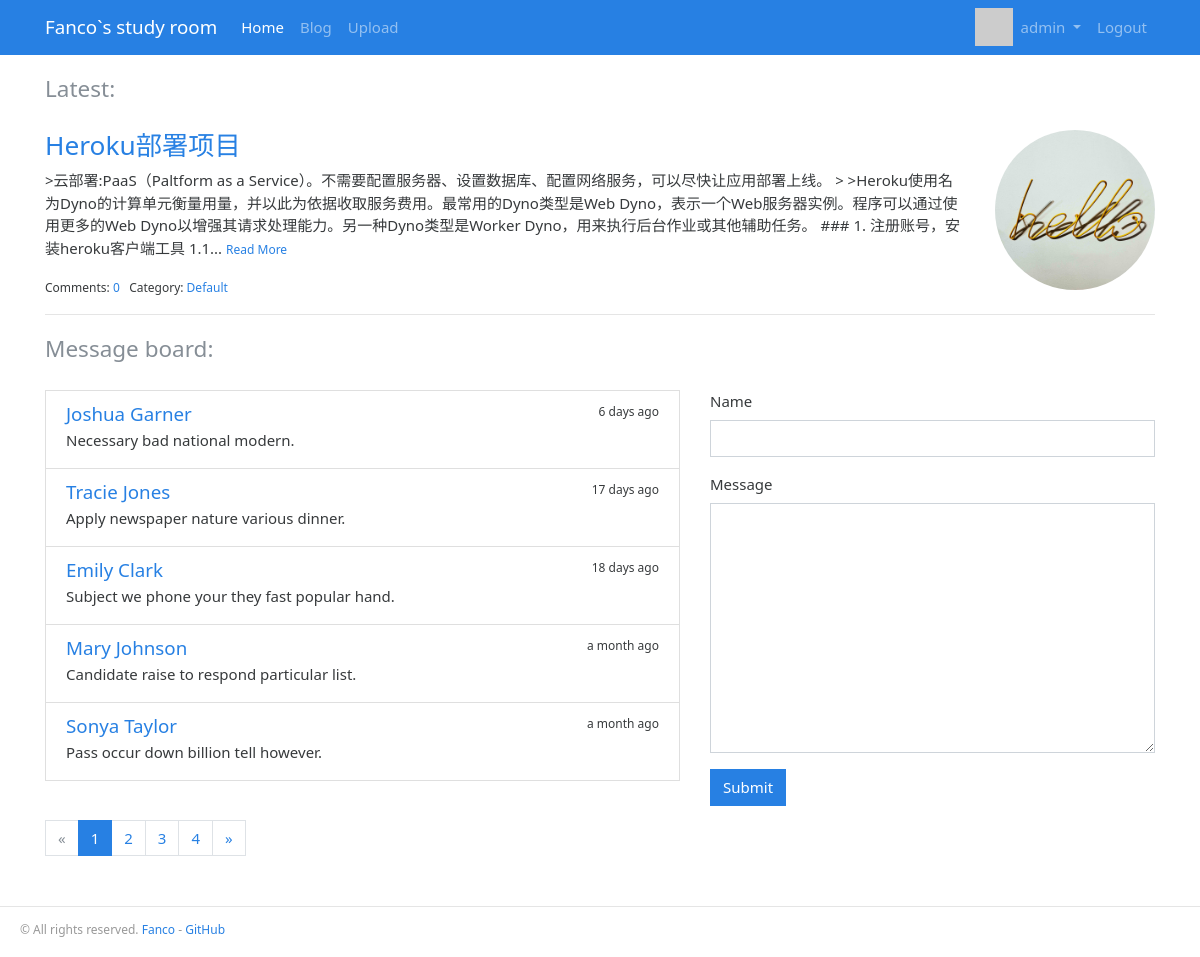
The page / (signed in) on the database its author committed.
### Blog/models.py (models this page shows, shortened)
@whooshee.register_model('username')
class User(db.Model, UserMixin):
	__tablename__ = 'users'
	id = db.Column(db.Integer, primary_key=True)
	email = db.Column(db.String(64), unique=True, index=True)
	username = db.Column(db.String(20), unique=True, index=True)
	password_hash = db.Column(db.String(128))
	image = db.Column(db.String(128))
	create_at = db.Column(db.DateTime, default=datetime.utcnow)
	last_seen = db.Column(db.DateTime(), default=datetime.utcnow)
	role_id = db.Column(db.Integer, db.ForeignKey('roles.id'))
	comments = db.relationship('Comment', backref='author')
	@property
	def is_admin(self):
		return self.role.name == 'Administrator'
	@property
	def password(self):
		raise AttributeError('password is not a readable attribute')

@whooshee.register_model('title','body')
class Post(db.Model):
	__tablename__ = 'posts'
	id = db.Column(db.Integer, primary_key=True)
	title = db.Column(db.String(60))
	body = db.Column(db.Text)
	body_html = db.Column(db.Text)
	timestamp = db.Column(db.DateTime, default=datetime.utcnow, index=True)
	can_comment = db.Column(db.Boolean, default=True)
	category_id = db.Column(db.Integer, db.ForeignKey('categorys.id'))
	comments = db.relationship('Comment', backref='post', cascade='all, delete-orphan')

class Category(db.Model):
	__tablename__ = 'categorys'
	id = db.Column(db.Integer, primary_key=True)
	name = db.Column(db.String(30), unique=True)
	posts = db.relationship('Post', backref='category')

class Message(db.Model):
	id = db.Column(db.Integer, primary_key=True)
	name = db.Column(db.String(20))
	body = db.Column(db.String(100))
	timestamp = db.Column(db.DateTime, default=datetime.utcnow, index=True)

### Blog/blueprints/blog.py (the view, shortened to what this page needs)
@blog_bp.route('/', methods=['GET', 'POST'])
def index():
	last = Post.query.order_by(Post.timestamp.desc()).first()
	form = HelloForm()
	page = request.args.get('page', 1, type=int)
	per_page = current_app.config['MESSAGE_PER_PAGE']
	pagination = Message.query.order_by(Message.timestamp.desc()).paginate(page, per_page=per_page)
	messages = pagination.items
	return render_template('blog/index.html', post=last, pagination=pagination, messages=messages, form=form)

### Blog/form.py
class HelloForm(FlaskForm):
	name = StringField('Name', validators=[DataRequired(), Length(1, 20)])
	body = TextAreaField('Message', validators=[DataRequired(), Length(1, 200)])
	submit = SubmitField()

### Blog/__init__.py (called while the page is built)
def register_template_context(app):
    @app.context_processor
    def make_template_context():
        admin = User.query.filter_by(username='admin').first()
        categories = Category.query.order_by(Category.name).all()
        return dict(admin=admin, categories=categories)

### Blog/extensions.py (called while the page is built)
@login_manager.user_loader
def load_user(user_id):
    from Blog.models import User
    user = User.query.get(int(user_id))
    return user

### Blog/templates/blog/index.html (shortened to what this page needs)
{% extends 'base.html' %}
{% from 'bootstrap/form.html' import render_form %}
{% from 'bootstrap/pagination.html' import render_pager %}
{% from 'bootstrap/pagination.html' import render_pagination %}
{% block content %}
    <div class="page-header">
        <h4 class="text-muted">Latest:</h4>
    </div>
    <div class="row">
        <div class="col-sm-10">
            {% if post %}
                <h3 class="text-primary"><a href="{{ url_for('.show_post', post_id=post.id) }}">{{ post.title }}</a></h3>
                <p>
                    {{ post.body|striptags|truncate }}
                    <small><a href="{{ url_for('.show_post', post_id=post.id) }}">Read More</a></small>
                </p>
                <small>
                    Comments: <a href="{{ url_for('.show_post', post_id=post.id) }}">{{ post.comments|length }}</a>&nbsp;&nbsp;
                    Category: <a href="{{ url_for('.show_post', post_id=post.id) }}">{{ post.category.name }}</a>
                </small>
            {% endif %}
        </div>
        <div class="col-sm-2">
            <img class="pure-img pure-img-responsive" src="/static/img/portrait.jpg" alt="Logo">
        </div>
    </div>
    <hr>
    <div class="page-header">
        <h4 class="text-muted">Message board:</h4>
    </div>
    <div class="row">
        <div class="col-sm-7">
            {% for message in messages %}
                <a class="list-group-item list-group-item-action flex-column">
                    <div class="d-flex w-100 justify-content-between">
                        <h5 class="mb-1 text-success">{{ message.name }}
                        </h5>
                        <small data-toggle="tooltip" data-placement="top"
                               data-timestamp="{{ message.timestamp.strftime('%Y-%m-%dT%H:%M:%SZ') }}"
                               data-delay="100">
                            {{ moment(message.timestamp).fromNow(refresh=True) }}
                        </small>
                    </div>
                    <p class="mb-1">{{ message.body }}</p>
                </a>
            {% endfor %}
            <div class="page-footer">{{ render_pagination(pagination) }}</div>
        </div>
        <div class="col-sm-5">
            {{ render_form(form) }}
        </div>
    </div>
{% endblock %}

### Blog/templates/base.html (shortened to what this page needs)
{% from 'bootstrap/nav.html' import render_nav_item %}
<!DOCTYPE html>
<html lang="en">
<head>
    {% block head %}
        {% block styles %}
            <link rel="stylesheet"
                  href="{{ url_for('static', filename='css/perfect_blue.min.css') }}" type="text/css">
            <link rel="stylesheet" href="{{ url_for('static', filename='css/bootstrap.min.css') }}" type="text/css">
            <link rel="stylesheet" href="{{ url_for('static', filename='css/style.css') }}" type="text/css">
            <link rel="stylesheet" href="{{ url_for('static', filename='css/github.css') }}" type="text/css">
            <link rel="stylesheet" href="{{ url_for('static', filename='open-iconic/font/css/open-iconic-bootstrap.css') }}">
        {% endblock styles %}
    {% endblock head %}
</head>
<body>
{% block nav %}
    <nav class="navbar navbar-expand-lg navbar-dark bg-primary">
        <div class="container">
            <a class="navbar-brand" href="{{ url_for('blog.index') }}">Fanco`s study room</a>
            <div class="collapse navbar-collapse" id="navbarColor01">
                <ul class="navbar-nav mr-auto">
                    {{ render_nav_item('blog.index', 'Home') }}
                    {{ render_nav_item('blog.blogs', 'Blog') }}
                    {{ render_nav_item('admin.upload', 'Upload') }}
                </ul>
                <ul class="nav navbar-nav navbar-right">
                    {% if current_user.is_authenticated %}
                        <img class="img-display" width="38" height="38" src="{{ current_user.image }}">
                        {% if current_user.is_admin %}
                            <li class="nav-item dropdown">
                                <a href="#" class="nav-link dropdown-toggle" data-toggle="dropdown" role="button"
                                   aria-haspopup="true"
                                   aria-expanded="false">
                                    {{ current_user.username }}
                                </a>
                            </li>
                        {% endif %}
                        {{ render_nav_item('auth.logout', 'Logout') }}
                    {% else %}
                        {{ render_nav_item('auth.login', 'Login') }}
                    {% endif %}
                </ul>
            </div>
        </div>
    </nav>
{% endblock nav %}
<main class="container main">
    {% block content %}{% endblock content %}
</main>
{% block footer %}
        <footer>
            <p class="float-left">
                <small> &copy; All rights reserved. <a href="http://fanco.ink" title="To my blog">Fanco</a> -
                    <a href="https://github.com/fancofang" title="Fork me on GitHub">GitHub</a>
                </small>
            </p>
        </footer>
{% endblock footer %}
</body>
</html>

### Blog/static/css/style.css (style rules this page uses)
nav { margin-bottom: 20px; }
.page-header { padding-bottom: 20px; }
.main { min-height:calc(100vh - 155px); }
footer { margin-top: 30px; padding: 10px 0 40px 20px; color: #999; border-top: 1px solid #e5e5e5; }
.page-footer { padding-top: 40px; }
.pure-img { max-width: 100%; height: auto; display: block; }
.pure-img-responsive { border-radius:100%; }
textarea { height: 250px; }

### Blog/static/css/github.css (style rules this page uses)
hr { height: 4px; }
img { max-width: 100%; }

### rows shown on the page
User: username "admin"
Post: title "Heroku部署项目", body ">云部署:PaaS（Paltform as a Service）。不需要配置服务器、设置数据库、配置网络服务，可以尽快让应用部署上线。 > >Heroku使用名为Dyno的计算单元衡量用量，并以此为依据收取服务费用。最常用的Dyno类型是Web Dyno，表示一个Web服务器实例。程序可以通过使用更多的Web Dyno以增强其请求处理能力。另一种Dyno类型是Worker Dyno，用来执行后台作业或其他辅助任务。 ### 1. 注册账号，安装heroku客户端工具 1.1..."
Category: category.name "Default"
Message: name "Joshua Garner", timestamp "6 days ago", body "Necessary bad national modern."
Message: name "Tracie Jones", timestamp "17 days ago", body "Apply newspaper nature various dinner."
Message: name "Emily Clark", timestamp "18 days ago", body "Subject we phone your they fast popular hand."
Message: name "Mary Johnson", timestamp "a month ago", body "Candidate raise to respond particular list."
Message: name "Sonya Taylor", timestamp "a month ago", body "Pass occur down billion tell however."

### other values the page prints
{{ render_nav_item('blog.index', 'Home') }} "Home"
{{ render_nav_item('blog.blogs', 'Blog') }} "Blog"
{{ render_nav_item('admin.upload', 'Upload') }} "Upload"
{{ render_nav_item('auth.logout', 'Logout') }} "Logout"
{{ post.comments|length }} "0"
{{ render_pagination(pagination) }} "« 1 2 3 4 »"
